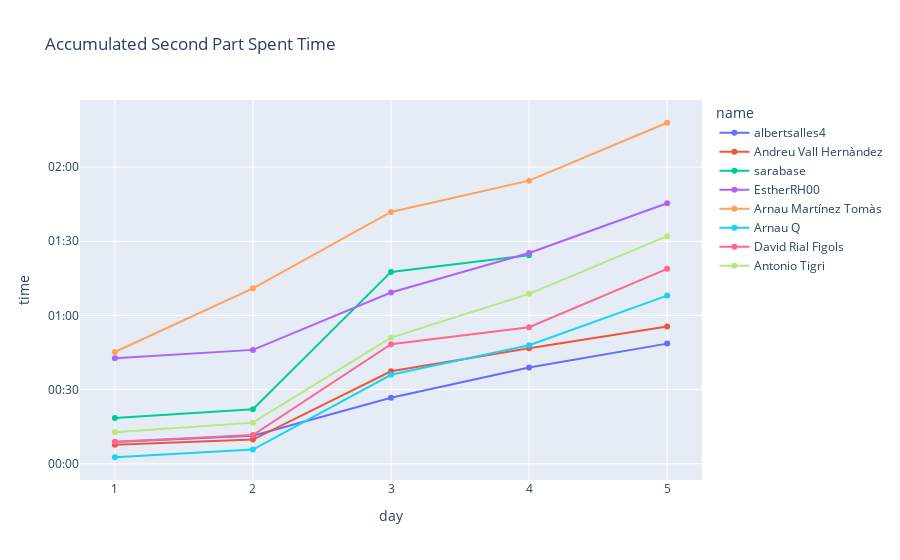

Source (notebook cell):
### Code cell
times_data = []
for _, row in acc_times.iterrows():
    for day in range(1, n_days+1):
        time = row[str(day)]
        if not pd.isnull(time):
            times_data.append({'name': row['name'], 'day': day, 'time': time+base})

times = pd.DataFrame(times_data)

fig = px.line(times, x='day', y='time', line_group='name', color='name', markers=True, title='Accumulated Second Part Spent Time')

fig.update_yaxes(tickformat='%H:%M')
fig.update_xaxes(dtick=1)

po.iplot(fig)

### Figure 1 — Plotly figure (JSON) as saved in the notebook; plotly's stock layout.template omitted (floating-point values rounded to 4 significant figures)
{"data": [{"hovertemplate": "name=albertsalles4<br>day=%{x}<br>time=%{y}<extra></extra>", "legendgroup": "albertsalles4", "line": {"color": "#636efa", "dash": "solid"}, "marker": {"symbol": "circle"}, "mode": "markers+lines", "name": "albertsalles4", "orientation": "h", "showlegend": true, "type": "scatter", "x": [1, 2, 3, 4, 5], "xaxis": "x", "y": ["2021-12-01T00:08:49", "2021-12-01T00:11:20", "2021-12-01T00:26:44", "2021-12-01T00:38:54", "2021-12-01T00:48:36"], "yaxis": "y"}, {"hovertemplate": "name=Andreu Vall Hernàndez<br>day=%{x}<br>time=%{y}<extra></extra>", "legendgroup": "Andreu Vall Hernàndez", "line": {"color": "#EF553B", "dash": "solid"}, "marker": {"symbol": "circle"}, "mode": "markers+lines", "name": "Andreu Vall Hernàndez", "orientation": "h", "showlegend": true, "type": "scatter", "x": [1, 2, 3, 4, 5], "xaxis": "x", "y": ["2021-12-01T00:07:44", "2021-12-01T00:09:46", "2021-12-01T00:37:25", "2021-12-01T00:46:41", "2021-12-01T00:55:31"], "yaxis": "y"}, {"hovertemplate": "name=sarabase<br>day=%{x}<br>time=%{y}<extra></extra>", "legendgroup": "sarabase", "line": {"color": "#00cc96", "dash": "solid"}, "marker": {"symbol": "circle"}, "mode": "markers+lines", "name": "sarabase", "orientation": "h", "showlegend": true, "type": "scatter", "x": [1, 2, 3, 4], "xaxis": "x", "y": ["2021-12-01T00:18:29", "2021-12-01T00:22:01", "2021-12-01T01:17:37", "2021-12-01T01:24:22"], "yaxis": "y"}, {"hovertemplate": "name=EstherRH00<br>day=%{x}<br>time=%{y}<extra></extra>", "legendgroup": "EstherRH00", "line": {"color": "#ab63fa", "dash": "solid"}, "marker": {"symbol": "circle"}, "mode": "markers+lines", "name": "EstherRH00", "orientation": "h", "showlegend": true, "type": "scatter", "x": [1, 2, 3, 4, 5], "xaxis": "x", "y": ["2021-12-01T00:42:39", "2021-12-01T00:46:04", "2021-12-01T01:09:15", "2021-12-01T01:25:15", "2021-12-01T01:45:23"], "yaxis": "y"}, {"hovertemplate": "name=Arnau Martínez Tomàs<br>day=%{x}<br>time=%{y}<extra></extra>", "legendgroup": "Arnau Martínez Tomàs", "line": {"color": "#FFA15A", "dash": "solid"}, "marker": {"symbol": "circle"}, "mode": "markers+lines", "name": "Arnau Martínez Tomàs", "orientation": "h", "showlegend": true, "type": "scatter", "x": [1, 2, 3, 4, 5], "xaxis": "x", "y": ["2021-12-01T00:45:12", "2021-12-01T01:10:59", "2021-12-01T01:41:51", "2021-12-01T01:54:32", "2021-12-01T02:17:57"], "yaxis": "y"}, {"hovertemplate": "name=Arnau Q<br>day=%{x}<br>time=%{y}<extra></extra>", "legendgroup": "Arnau Q", "line": {"color": "#19d3f3", "dash": "solid"}, "marker": {"symbol": "circle"}, "mode": "markers+lines", "name": "Arnau Q", "orientation": "h", "showlegend": true, "type": "scatter", "x": [1, 2, 3, 4, 5], "xaxis": "x", "y": ["2021-12-01T00:02:38", "2021-12-01T00:05:45", "2021-12-01T00:35:59", "2021-12-01T00:47:56", "2021-12-01T01:08:01"], "yaxis": "y"}, {"hovertemplate": "name=David Rial Figols<br>day=%{x}<br>time=%{y}<extra></extra>", "legendgroup": "David Rial Figols", "line": {"color": "#FF6692", "dash": "solid"}, "marker": {"symbol": "circle"}, "mode": "markers+lines", "name": "David Rial Figols", "orientation": "h", "showlegend": true, "type": "scatter", "x": [1, 2, 3, 4, 5], "xaxis": "x", "y": ["2021-12-01T00:08:55", "2021-12-01T00:11:38", "2021-12-01T00:48:23", "2021-12-01T00:55:15", "2021-12-01T01:18:51"], "yaxis": "y"}, {"hovertemplate": "name=Antonio Tigri<br>day=%{x}<br>time=%{y}<extra></extra>", "legendgroup": "Antonio Tigri", "line": {"color": "#B6E880", "dash": "solid"}, "marker": {"symbol": "circle"}, "mode": "markers+lines", "name": "Antonio Tigri", "orientation": "h", "showlegend": true, "type": "scatter", "x": [1, 2, 3, 4, 5], "xaxis": "x", "y": ["2021-12-01T00:12:46", "2021-12-01T00:16:38", "2021-12-01T00:51:03", "2021-12-01T01:08:44", "2021-12-01T01:32:05"], "yaxis": "y"}], "layout": {"legend": {"title": {"text": "name"}, "tracegroupgap": 0}, "title": {"text": "Accumulated Second Part Spent Time"}, "xaxis": {"anchor": "y", "domain": [0, 1], "dtick": 1, "title": {"text": "day"}}, "yaxis": {"anchor": "x", "domain": [0, 1], "tickformat": "%H:%M", "title": {"text": "time"}}}}
